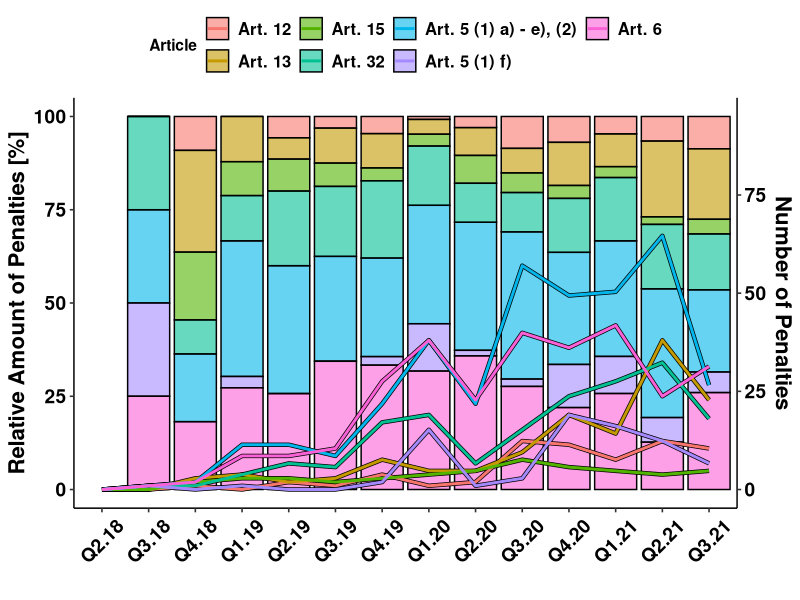

Here is the R script that generated this plot: (Note: this script raises an error after producing the figure.)
library(ggplot2)
library(ggpubr)
library("stringr") 
library(tidyr)

setwd('ALTER....')


##
## Figure 1
##

#Read the data
raw_result_data1 <- read.csv(file = 'data_figure_1_n.csv', sep=';', check.names = FALSE)

# Manipulate the data
raw_result_data1$Date <- factor(raw_result_data1$Date, levels = unique(raw_result_data1$Date))
raw_result_data1.long <- pivot_longer(raw_result_data1, cols=2:8, names_to = "Article", values_to = "Fine")

raw_result_data1.long = raw_result_data1.long %>% group_by(Date) %>% mutate(r.fine = Fine/sum(Fine))
raw_result_data1.long = raw_result_data1.long %>% group_by(Date, Article) %>% mutate(s.fine = sum(Fine))

# Plot the data
gdpr.fines.over.time.plot <-ggplot(data=raw_result_data1.long, aes(x=Date, y=r.fine*100, fill=Article)) +
  geom_bar(position="stack", stat="identity", colour="black", alpha = 0.6) + 
  geom_line(data=raw_result_data1.long, aes(x=Date, y=s.fine, group=Article), size=1.5) +
  geom_line(data=raw_result_data1.long, aes(x=Date, y=s.fine, group=Article, color = Article), size=1)+
  scale_y_continuous( name = 'Relative Amount of Penalties [%]', sec.axis = sec_axis(~. *.95, name = "Number of Penalties"))+
  theme_pubr() +
  xlab("") +
  labs_pubr(base_size = 16) +
  theme(axis.text.x = element_text(angle = 45, vjust = 0.5), legend.text=element_text(size=12, face = "bold"))
# gdpr.fines.over.time.plot 
ggsave("number-amount-gdpr-fines-over-time.pdf", plot = gdpr.fines.over.time.plot , dpi = 600, device="pdf")



##
## Figure 3
##

#Read the data
raw_result_data3 <- read.csv(file = 'gdpr_enforcement_tracker_export_full_list.csv', sep=',', check.names = FALSE, encoding="UTF-8")

# Manipulate the data
raw_result_data3_print=head(raw_result_data3, 20)

raw_result_data3_print$Frequency <- factor(raw_result_data3_print$Frequency, 
                                           levels = raw_result_data3_print$Frequency[order(raw_result_data3_print$Frequency)])

# Plot the data
word.frequency.plot = ggplot(data=raw_result_data3_print, aes(x=reorder(Word, Frequency) , y=Frequency, label=Frequency)) +
  geom_bar(stat="identity") + 
  geom_text(size = 5, position = position_stack(vjust = 1.043)) +
  xlab("Word Stem") + 
  coord_flip() +
  theme(text=element_text(family="Serif")) +
  theme_pubr() +
  labs_pubr(base_size = 16)
word.frequency.plot

ggsave("word_frequency_plot.pdf", plot = word.frequency.plot, dpi = 600, device="pdf")


##
## Figure 4
##

# Read the data
raw_result_data4 <- read.csv(file = 'access_analysis_data.csv', sep=';')

# Manipulate the data
raw_result_data4$Category <- factor(raw_result_data4$Category, levels = raw_result_data4$Category)

# Plot the data
access.analysis.plot<-ggplot(data=raw_result_data4, aes(x=Category , y=Occurrence, fill=Type, label=Occurrence)) +
  geom_bar(stat="identity", colour="black")+ 
  geom_text(size = 5, position = position_stack(vjust = 0.5))+
  coord_flip() +
  theme(text=element_text(family="Serif")) +
  theme_pubr() +
  labs_pubr(base_size = 16) +
  scale_fill_brewer(type = "seq", palette = "Greys") +
  scale_x_discrete(labels = function(x) str_wrap(x, width = 45), expand=c(0,0))+
  theme(legend.text=element_text(size=14, lineheight = .8, face = "bold"), 
          legend.position = c(0.5,0.1), 
          legend.direction="vertical",
          plot.margin=unit(c(0,0,0,0),"mm"),)
# access.analysis.plot

ggsave("access-analysis.pdf", plot = access.analysis.plot, dpi = 600, device="pdf",
       width = 23,
       height = 20,
       units = c("cm"))